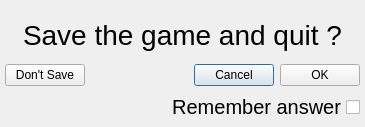
<?xml version="1.0" encoding="UTF-8"?>
<ui version="4.0">
 <class>Speichern_frage</class>
 <widget class="QDialog" name="Speichern_frage">
  <property name="windowModality">
   <enum>Qt::WindowModal</enum>
  </property>
  <property name="geometry">
   <rect>
    <x>0</x>
    <y>0</y>
    <width>365</width>
    <height>127</height>
   </rect>
  </property>
  <property name="windowTitle">
   <string>Patience - Save game and quit ?</string>
  </property>
  <layout class="QVBoxLayout" name="verticalLayout">
   <property name="leftMargin">
    <number>5</number>
   </property>
   <property name="rightMargin">
    <number>5</number>
   </property>
   <property name="bottomMargin">
    <number>5</number>
   </property>
   <item>
    <layout class="QHBoxLayout" name="horizontalLayout_4">
     <item>
      <spacer name="horizontalSpacer_3">
       <property name="orientation">
        <enum>Qt::Horizontal</enum>
       </property>
       <property name="sizeHint" stdset="0">
        <size>
         <width>40</width>
         <height>20</height>
        </size>
       </property>
      </spacer>
     </item>
     <item>
      <widget class="QLabel" name="label">
       <property name="font">
        <font>
         <pointsize>21</pointsize>
        </font>
       </property>
       <property name="text">
        <string>Save the game and quit ?</string>
       </property>
      </widget>
     </item>
     <item>
      <spacer name="horizontalSpacer_4">
       <property name="orientation">
        <enum>Qt::Horizontal</enum>
       </property>
       <property name="sizeHint" stdset="0">
        <size>
         <width>40</width>
         <height>20</height>
        </size>
       </property>
      </spacer>
     </item>
    </layout>
   </item>
   <item>
    <layout class="QHBoxLayout" name="horizontalLayout_5">
     <item>
      <layout class="QHBoxLayout" name="horizontalLayout_2">
       <item>
        <widget class="QPushButton" name="nein_button">
         <property name="text">
          <string>Don't Save</string>
         </property>
         <property name="autoDefault">
          <bool>false</bool>
         </property>
        </widget>
       </item>
       <item>
        <spacer name="horizontalSpacer">
         <property name="orientation">
          <enum>Qt::Horizontal</enum>
         </property>
         <property name="sizeHint" stdset="0">
          <size>
           <width>40</width>
           <height>20</height>
          </size>
         </property>
        </spacer>
       </item>
      </layout>
     </item>
     <item>
      <layout class="QHBoxLayout" name="horizontalLayout">
       <item>
        <widget class="QPushButton" name="cancel_button">
         <property name="text">
          <string>Cancel</string>
         </property>
         <property name="autoDefault">
          <bool>false</bool>
         </property>
         <property name="default">
          <bool>true</bool>
         </property>
        </widget>
       </item>
       <item>
        <widget class="QPushButton" name="ok_button">
         <property name="text">
          <string>OK</string>
         </property>
         <property name="autoDefault">
          <bool>false</bool>
         </property>
        </widget>
       </item>
      </layout>
     </item>
    </layout>
   </item>
   <item>
    <layout class="QHBoxLayout" name="horizontalLayout_3">
     <item>
      <spacer name="horizontalSpacer_2">
       <property name="orientation">
        <enum>Qt::Horizontal</enum>
       </property>
       <property name="sizeHint" stdset="0">
        <size>
         <width>40</width>
         <height>20</height>
        </size>
       </property>
      </spacer>
     </item>
     <item>
      <widget class="QCheckBox" name="merk_box">
       <property name="font">
        <font>
         <pointsize>15</pointsize>
        </font>
       </property>
       <property name="layoutDirection">
        <enum>Qt::RightToLeft</enum>
       </property>
       <property name="text">
        <string>Remember answer</string>
       </property>
      </widget>
     </item>
    </layout>
   </item>
  </layout>
 </widget>
 <resources/>
 <connections/>
</ui>
